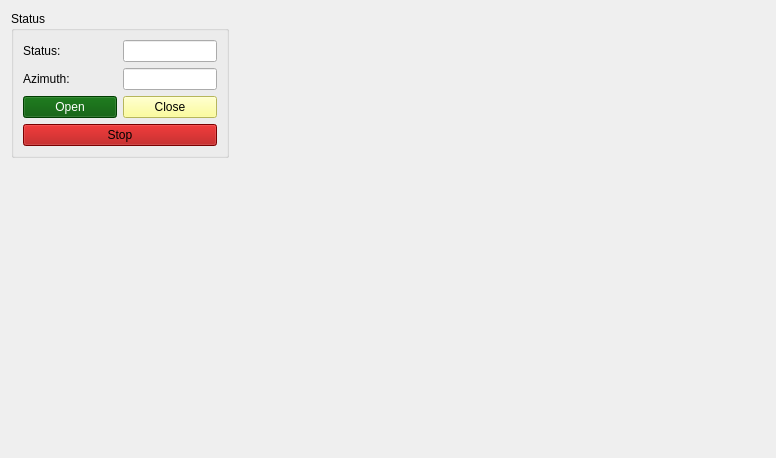
<?xml version="1.0" encoding="UTF-8"?>
<ui version="4.0">
 <class>RoofWidget</class>
 <widget class="QWidget" name="RoofWidget">
  <property name="geometry">
   <rect>
    <x>0</x>
    <y>0</y>
    <width>776</width>
    <height>458</height>
   </rect>
  </property>
  <property name="windowTitle">
   <string>Form</string>
  </property>
  <layout class="QHBoxLayout" name="horizontalLayout" stretch="0,1">
   <item>
    <layout class="QVBoxLayout" name="verticalLayout">
     <item>
      <widget class="QGroupBox" name="groupBox_2">
       <property name="title">
        <string>Status</string>
       </property>
       <layout class="QGridLayout" name="gridLayout_2" columnstretch="1,1">
        <item row="1" column="1">
         <widget class="QLineEdit" name="labelAzimuth">
          <property name="alignment">
           <set>Qt::AlignmentFlag::AlignCenter</set>
          </property>
          <property name="readOnly">
           <bool>true</bool>
          </property>
         </widget>
        </item>
        <item row="0" column="1">
         <widget class="QLineEdit" name="labelStatus">
          <property name="alignment">
           <set>Qt::AlignmentFlag::AlignCenter</set>
          </property>
          <property name="readOnly">
           <bool>true</bool>
          </property>
         </widget>
        </item>
        <item row="0" column="0">
         <widget class="QLabel" name="label_9">
          <property name="text">
           <string>Status:</string>
          </property>
         </widget>
        </item>
        <item row="1" column="0">
         <widget class="QLabel" name="label_10">
          <property name="text">
           <string>Azimuth:</string>
          </property>
         </widget>
        </item>
        <item row="2" column="0">
         <widget class="QPushButton" name="buttonOpen">
          <property name="palette">
           <palette>
            <active>
             <colorrole role="WindowText">
              <brush brushstyle="SolidPattern">
               <color alpha="255">
                <red>255</red>
                <green>255</green>
                <blue>255</blue>
               </color>
              </brush>
             </colorrole>
             <colorrole role="Button">
              <brush brushstyle="SolidPattern">
               <color alpha="255">
                <red>0</red>
                <green>85</green>
                <blue>0</blue>
               </color>
              </brush>
             </colorrole>
             <colorrole role="Light">
              <brush brushstyle="SolidPattern">
               <color alpha="255">
                <red>0</red>
                <green>127</green>
                <blue>0</blue>
               </color>
              </brush>
             </colorrole>
             <colorrole role="Midlight">
              <brush brushstyle="SolidPattern">
               <color alpha="255">
                <red>0</red>
                <green>106</green>
                <blue>0</blue>
               </color>
              </brush>
             </colorrole>
             <colorrole role="Dark">
              <brush brushstyle="SolidPattern">
               <color alpha="255">
                <red>0</red>
                <green>42</green>
                <blue>0</blue>
               </color>
              </brush>
             </colorrole>
             <colorrole role="Mid">
              <brush brushstyle="SolidPattern">
               <color alpha="255">
                <red>0</red>
                <green>56</green>
                <blue>0</blue>
               </color>
              </brush>
             </colorrole>
             <colorrole role="Text">
              <brush brushstyle="SolidPattern">
               <color alpha="255">
                <red>255</red>
                <green>255</green>
                <blue>255</blue>
               </color>
              </brush>
             </colorrole>
             <colorrole role="BrightText">
              <brush brushstyle="SolidPattern">
               <color alpha="255">
                <red>255</red>
                <green>255</green>
                <blue>255</blue>
               </color>
              </brush>
             </colorrole>
             <colorrole role="ButtonText">
              <brush brushstyle="SolidPattern">
               <color alpha="255">
                <red>255</red>
                <green>255</green>
                <blue>255</blue>
               </color>
              </brush>
             </colorrole>
             <colorrole role="Base">
              <brush brushstyle="SolidPattern">
               <color alpha="255">
                <red>0</red>
                <green>0</green>
                <blue>0</blue>
               </color>
              </brush>
             </colorrole>
             <colorrole role="Window">
              <brush brushstyle="SolidPattern">
               <color alpha="255">
                <red>0</red>
                <green>85</green>
                <blue>0</blue>
               </color>
              </brush>
             </colorrole>
             <colorrole role="Shadow">
              <brush brushstyle="SolidPattern">
               <color alpha="255">
                <red>0</red>
                <green>0</green>
                <blue>0</blue>
               </color>
              </brush>
             </colorrole>
             <colorrole role="AlternateBase">
              <brush brushstyle="SolidPattern">
               <color alpha="255">
                <red>0</red>
                <green>42</green>
                <blue>0</blue>
               </color>
              </brush>
             </colorrole>
             <colorrole role="ToolTipBase">
              <brush brushstyle="SolidPattern">
               <color alpha="255">
                <red>255</red>
                <green>255</green>
                <blue>220</blue>
               </color>
              </brush>
             </colorrole>
             <colorrole role="ToolTipText">
              <brush brushstyle="SolidPattern">
               <color alpha="255">
                <red>0</red>
                <green>0</green>
                <blue>0</blue>
               </color>
              </brush>
             </colorrole>
             <colorrole role="PlaceholderText">
              <brush brushstyle="NoBrush">
               <color alpha="128">
                <red>255</red>
                <green>255</green>
                <blue>255</blue>
               </color>
              </brush>
             </colorrole>
            </active>
            <inactive>
             <colorrole role="WindowText">
              <brush brushstyle="SolidPattern">
               <color alpha="255">
                <red>255</red>
                <green>255</green>
                <blue>255</blue>
               </color>
              </brush>
             </colorrole>
             <colorrole role="Button">
              <brush brushstyle="SolidPattern">
               <color alpha="255">
                <red>0</red>
                <green>85</green>
                <blue>0</blue>
               </color>
              </brush>
             </colorrole>
             <colorrole role="Light">
              <brush brushstyle="SolidPattern">
               <color alpha="255">
                <red>0</red>
                <green>127</green>
                <blue>0</blue>
               </color>
              </brush>
             </colorrole>
             <colorrole role="Midlight">
              <brush brushstyle="SolidPattern">
               <color alpha="255">
                <red>0</red>
                <green>106</green>
                <blue>0</blue>
               </color>
              </brush>
             </colorrole>
             <colorrole role="Dark">
              <brush brushstyle="SolidPattern">
               <color alpha="255">
                <red>0</red>
                <green>42</green>
                <blue>0</blue>
               </color>
              </brush>
             </colorrole>
             <colorrole role="Mid">
              <brush brushstyle="SolidPattern">
               <color alpha="255">
                <red>0</red>
                <green>56</green>
                <blue>0</blue>
               </color>
              </brush>
             </colorrole>
             <colorrole role="Text">
              <brush brushstyle="SolidPattern">
               <color alpha="255">
                <red>255</red>
                <green>255</green>
                <blue>255</blue>
               </color>
              </brush>
             </colorrole>
             <colorrole role="BrightText">
              <brush brushstyle="SolidPattern">
               <color alpha="255">
                <red>255</red>
                <green>255</green>
                <blue>255</blue>
               </color>
              </brush>
             </colorrole>
             <colorrole role="ButtonText">
              <brush brushstyle="SolidPattern">
               <color alpha="255">
                <red>255</red>
                <green>255</green>
                <blue>255</blue>
               </color>
              </brush>
             </colorrole>
             <colorrole role="Base">
              <brush brushstyle="SolidPattern">
               <color alpha="255">
                <red>0</red>
                <green>0</green>
                <blue>0</blue>
               </color>
              </brush>
             </colorrole>
             <colorrole role="Window">
              <brush brushstyle="SolidPattern">
               <color alpha="255">
                <red>0</red>
                <green>85</green>
                <blue>0</blue>
               </color>
              </brush>
             </colorrole>
             <colorrole role="Shadow">
              <brush brushstyle="SolidPattern">
               <color alpha="255">
                <red>0</red>
                <green>0</green>
                <blue>0</blue>
               </color>
              </brush>
             </colorrole>
             <colorrole role="AlternateBase">
              <brush brushstyle="SolidPattern">
               <color alpha="255">
                <red>0</red>
                <green>42</green>
                <blue>0</blue>
               </color>
              </brush>
             </colorrole>
             <colorrole role="ToolTipBase">
              <brush brushstyle="SolidPattern">
               <color alpha="255">
                <red>255</red>
                <green>255</green>
                <blue>220</blue>
               </color>
              </brush>
             </colorrole>
             <colorrole role="ToolTipText">
              <brush brushstyle="SolidPattern">
               <color alpha="255">
                <red>0</red>
                <green>0</green>
                <blue>0</blue>
               </color>
              </brush>
             </colorrole>
             <colorrole role="PlaceholderText">
              <brush brushstyle="NoBrush">
               <color alpha="128">
                <red>255</red>
                <green>255</green>
                <blue>255</blue>
               </color>
              </brush>
             </colorrole>
            </inactive>
            <disabled>
             <colorrole role="WindowText">
              <brush brushstyle="SolidPattern">
               <color alpha="255">
                <red>0</red>
                <green>42</green>
                <blue>0</blue>
               </color>
              </brush>
             </colorrole>
             <colorrole role="Button">
              <brush brushstyle="SolidPattern">
               <color alpha="255">
                <red>0</red>
                <green>85</green>
                <blue>0</blue>
               </color>
              </brush>
             </colorrole>
             <colorrole role="Light">
              <brush brushstyle="SolidPattern">
               <color alpha="255">
                <red>0</red>
                <green>127</green>
                <blue>0</blue>
               </color>
              </brush>
             </colorrole>
             <colorrole role="Midlight">
              <brush brushstyle="SolidPattern">
               <color alpha="255">
                <red>0</red>
                <green>106</green>
                <blue>0</blue>
               </color>
              </brush>
             </colorrole>
             <colorrole role="Dark">
              <brush brushstyle="SolidPattern">
               <color alpha="255">
                <red>0</red>
                <green>42</green>
                <blue>0</blue>
               </color>
              </brush>
             </colorrole>
             <colorrole role="Mid">
              <brush brushstyle="SolidPattern">
               <color alpha="255">
                <red>0</red>
                <green>56</green>
                <blue>0</blue>
               </color>
              </brush>
             </colorrole>
             <colorrole role="Text">
              <brush brushstyle="SolidPattern">
               <color alpha="255">
                <red>0</red>
                <green>42</green>
                <blue>0</blue>
               </color>
              </brush>
             </colorrole>
             <colorrole role="BrightText">
              <brush brushstyle="SolidPattern">
               <color alpha="255">
                <red>255</red>
                <green>255</green>
                <blue>255</blue>
               </color>
              </brush>
             </colorrole>
             <colorrole role="ButtonText">
              <brush brushstyle="SolidPattern">
               <color alpha="255">
                <red>0</red>
                <green>42</green>
                <blue>0</blue>
               </color>
              </brush>
             </colorrole>
             <colorrole role="Base">
              <brush brushstyle="SolidPattern">
               <color alpha="255">
                <red>0</red>
                <green>85</green>
                <blue>0</blue>
               </color>
              </brush>
             </colorrole>
             <colorrole role="Window">
              <brush brushstyle="SolidPattern">
               <color alpha="255">
                <red>0</red>
                <green>85</green>
                <blue>0</blue>
               </color>
              </brush>
             </colorrole>
             <colorrole role="Shadow">
              <brush brushstyle="SolidPattern">
               <color alpha="255">
                <red>0</red>
                <green>0</green>
                <blue>0</blue>
               </color>
              </brush>
             </colorrole>
             <colorrole role="AlternateBase">
              <brush brushstyle="SolidPattern">
               <color alpha="255">
                <red>0</red>
                <green>85</green>
                <blue>0</blue>
               </color>
              </brush>
             </colorrole>
             <colorrole role="ToolTipBase">
              <brush brushstyle="SolidPattern">
               <color alpha="255">
                <red>255</red>
                <green>255</green>
                <blue>220</blue>
               </color>
              </brush>
             </colorrole>
             <colorrole role="ToolTipText">
              <brush brushstyle="SolidPattern">
               <color alpha="255">
                <red>0</red>
                <green>0</green>
                <blue>0</blue>
               </color>
              </brush>
             </colorrole>
             <colorrole role="PlaceholderText">
              <brush brushstyle="NoBrush">
               <color alpha="128">
                <red>255</red>
                <green>255</green>
                <blue>255</blue>
               </color>
              </brush>
             </colorrole>
            </disabled>
           </palette>
          </property>
          <property name="text">
           <string>Open</string>
          </property>
         </widget>
        </item>
        <item row="2" column="1">
         <widget class="QPushButton" name="buttonClose">
          <property name="palette">
           <palette>
            <active>
             <colorrole role="WindowText">
              <brush brushstyle="SolidPattern">
               <color alpha="255">
                <red>0</red>
                <green>0</green>
                <blue>0</blue>
               </color>
              </brush>
             </colorrole>
             <colorrole role="Button">
              <brush brushstyle="SolidPattern">
               <color alpha="255">
                <red>255</red>
                <green>255</green>
                <blue>127</blue>
               </color>
              </brush>
             </colorrole>
             <colorrole role="Light">
              <brush brushstyle="SolidPattern">
               <color alpha="255">
                <red>255</red>
                <green>255</green>
                <blue>255</blue>
               </color>
              </brush>
             </colorrole>
             <colorrole role="Midlight">
              <brush brushstyle="SolidPattern">
               <color alpha="255">
                <red>255</red>
                <green>255</green>
                <blue>191</blue>
               </color>
              </brush>
             </colorrole>
             <colorrole role="Dark">
              <brush brushstyle="SolidPattern">
               <color alpha="255">
                <red>127</red>
                <green>127</green>
                <blue>63</blue>
               </color>
              </brush>
             </colorrole>
             <colorrole role="Mid">
              <brush brushstyle="SolidPattern">
               <color alpha="255">
                <red>170</red>
                <green>170</green>
                <blue>84</blue>
               </color>
              </brush>
             </colorrole>
             <colorrole role="Text">
              <brush brushstyle="SolidPattern">
               <color alpha="255">
                <red>0</red>
                <green>0</green>
                <blue>0</blue>
               </color>
              </brush>
             </colorrole>
             <colorrole role="BrightText">
              <brush brushstyle="SolidPattern">
               <color alpha="255">
                <red>255</red>
                <green>255</green>
                <blue>255</blue>
               </color>
              </brush>
             </colorrole>
             <colorrole role="ButtonText">
              <brush brushstyle="SolidPattern">
               <color alpha="255">
                <red>0</red>
                <green>0</green>
                <blue>0</blue>
               </color>
              </brush>
             </colorrole>
             <colorrole role="Base">
              <brush brushstyle="SolidPattern">
               <color alpha="255">
                <red>255</red>
                <green>255</green>
                <blue>255</blue>
               </color>
              </brush>
             </colorrole>
             <colorrole role="Window">
              <brush brushstyle="SolidPattern">
               <color alpha="255">
                <red>255</red>
                <green>255</green>
                <blue>127</blue>
               </color>
              </brush>
             </colorrole>
             <colorrole role="Shadow">
              <brush brushstyle="SolidPattern">
               <color alpha="255">
                <red>0</red>
                <green>0</green>
                <blue>0</blue>
               </color>
              </brush>
             </colorrole>
             <colorrole role="AlternateBase">
              <brush brushstyle="SolidPattern">
               <color alpha="255">
                <red>255</red>
                <green>255</green>
                <blue>191</blue>
               </color>
              </brush>
             </colorrole>
             <colorrole role="ToolTipBase">
              <brush brushstyle="SolidPattern">
               <color alpha="255">
                <red>255</red>
                <green>255</green>
                <blue>220</blue>
               </color>
              </brush>
             </colorrole>
             <colorrole role="ToolTipText">
              <brush brushstyle="SolidPattern">
               <color alpha="255">
                <red>0</red>
                <green>0</green>
                <blue>0</blue>
               </color>
              </brush>
             </colorrole>
             <colorrole role="PlaceholderText">
              <brush brushstyle="NoBrush">
               <color alpha="128">
                <red>0</red>
                <green>0</green>
                <blue>0</blue>
               </color>
              </brush>
             </colorrole>
            </active>
            <inactive>
             <colorrole role="WindowText">
              <brush brushstyle="SolidPattern">
               <color alpha="255">
                <red>0</red>
                <green>0</green>
                <blue>0</blue>
               </color>
              </brush>
             </colorrole>
             <colorrole role="Button">
              <brush brushstyle="SolidPattern">
               <color alpha="255">
                <red>255</red>
                <green>255</green>
                <blue>127</blue>
               </color>
              </brush>
             </colorrole>
             <colorrole role="Light">
              <brush brushstyle="SolidPattern">
               <color alpha="255">
                <red>255</red>
                <green>255</green>
                <blue>255</blue>
               </color>
              </brush>
             </colorrole>
             <colorrole role="Midlight">
              <brush brushstyle="SolidPattern">
               <color alpha="255">
                <red>255</red>
                <green>255</green>
                <blue>191</blue>
               </color>
              </brush>
             </colorrole>
             <colorrole role="Dark">
              <brush brushstyle="SolidPattern">
               <color alpha="255">
                <red>127</red>
                <green>127</green>
                <blue>63</blue>
               </color>
              </brush>
             </colorrole>
             <colorrole role="Mid">
              <brush brushstyle="SolidPattern">
               <color alpha="255">
                <red>170</red>
                <green>170</green>
                <blue>84</blue>
               </color>
              </brush>
             </colorrole>
             <colorrole role="Text">
              <brush brushstyle="SolidPattern">
               <color alpha="255">
                <red>0</red>
                <green>0</green>
                <blue>0</blue>
               </color>
              </brush>
             </colorrole>
             <colorrole role="BrightText">
              <brush brushstyle="SolidPattern">
               <color alpha="255">
                <red>255</red>
                <green>255</green>
                <blue>255</blue>
               </color>
              </brush>
             </colorrole>
             <colorrole role="ButtonText">
              <brush brushstyle="SolidPattern">
               <color alpha="255">
                <red>0</red>
                <green>0</green>
                <blue>0</blue>
               </color>
              </brush>
             </colorrole>
             <colorrole role="Base">
              <brush brushstyle="SolidPattern">
               <color alpha="255">
                <red>255</red>
                <green>255</green>
                <blue>255</blue>
               </color>
              </brush>
             </colorrole>
             <colorrole role="Window">
              <brush brushstyle="SolidPattern">
               <color alpha="255">
                <red>255</red>
                <green>255</green>
                <blue>127</blue>
               </color>
              </brush>
             </colorrole>
             <colorrole role="Shadow">
              <brush brushstyle="SolidPattern">
               <color alpha="255">
                <red>0</red>
                <green>0</green>
                <blue>0</blue>
               </color>
              </brush>
             </colorrole>
             <colorrole role="AlternateBase">
              <brush brushstyle="SolidPattern">
               <color alpha="255">
                <red>255</red>
                <green>255</green>
                <blue>191</blue>
               </color>
              </brush>
             </colorrole>
             <colorrole role="ToolTipBase">
              <brush brushstyle="SolidPattern">
               <color alpha="255">
                <red>255</red>
                <green>255</green>
                <blue>220</blue>
               </color>
              </brush>
             </colorrole>
             <colorrole role="ToolTipText">
              <brush brushstyle="SolidPattern">
               <color alpha="255">
                <red>0</red>
                <green>0</green>
                <blue>0</blue>
               </color>
              </brush>
             </colorrole>
             <colorrole role="PlaceholderText">
              <brush brushstyle="NoBrush">
               <color alpha="128">
                <red>0</red>
                <green>0</green>
                <blue>0</blue>
               </color>
              </brush>
             </colorrole>
            </inactive>
            <disabled>
             <colorrole role="WindowText">
              <brush brushstyle="SolidPattern">
               <color alpha="255">
                <red>127</red>
                <green>127</green>
                <blue>63</blue>
               </color>
              </brush>
             </colorrole>
             <colorrole role="Button">
              <brush brushstyle="SolidPattern">
               <color alpha="255">
                <red>255</red>
                <green>255</green>
                <blue>127</blue>
               </color>
              </brush>
             </colorrole>
             <colorrole role="Light">
              <brush brushstyle="SolidPattern">
               <color alpha="255">
                <red>255</red>
                <green>255</green>
                <blue>255</blue>
               </color>
              </brush>
             </colorrole>
             <colorrole role="Midlight">
              <brush brushstyle="SolidPattern">
               <color alpha="255">
                <red>255</red>
                <green>255</green>
                <blue>191</blue>
               </color>
              </brush>
             </colorrole>
             <colorrole role="Dark">
              <brush brushstyle="SolidPattern">
               <color alpha="255">
                <red>127</red>
                <green>127</green>
                <blue>63</blue>
               </color>
              </brush>
             </colorrole>
             <colorrole role="Mid">
              <brush brushstyle="SolidPattern">
               <color alpha="255">
                <red>170</red>
                <green>170</green>
                <blue>84</blue>
               </color>
              </brush>
             </colorrole>
             <colorrole role="Text">
              <brush brushstyle="SolidPattern">
               <color alpha="255">
                <red>127</red>
                <green>127</green>
                <blue>63</blue>
               </color>
              </brush>
             </colorrole>
             <colorrole role="BrightText">
              <brush brushstyle="SolidPattern">
               <color alpha="255">
                <red>255</red>
                <green>255</green>
                <blue>255</blue>
               </color>
              </brush>
             </colorrole>
             <colorrole role="ButtonText">
              <brush brushstyle="SolidPattern">
               <color alpha="255">
                <red>127</red>
                <green>127</green>
                <blue>63</blue>
               </color>
              </brush>
             </colorrole>
             <colorrole role="Base">
              <brush brushstyle="SolidPattern">
               <color alpha="255">
                <red>255</red>
                <green>255</green>
                <blue>127</blue>
               </color>
              </brush>
             </colorrole>
             <colorrole role="Window">
              <brush brushstyle="SolidPattern">
               <color alpha="255">
                <red>255</red>
                <green>255</green>
                <blue>127</blue>
               </color>
              </brush>
             </colorrole>
             <colorrole role="Shadow">
              <brush brushstyle="SolidPattern">
               <color alpha="255">
                <red>0</red>
                <green>0</green>
                <blue>0</blue>
               </color>
              </brush>
             </colorrole>
             <colorrole role="AlternateBase">
              <brush brushstyle="SolidPattern">
               <color alpha="255">
                <red>255</red>
                <green>255</green>
                <blue>127</blue>
               </color>
              </brush>
             </colorrole>
             <colorrole role="ToolTipBase">
              <brush brushstyle="SolidPattern">
               <color alpha="255">
                <red>255</red>
                <green>255</green>
                <blue>220</blue>
               </color>
              </brush>
             </colorrole>
             <colorrole role="ToolTipText">
              <brush brushstyle="SolidPattern">
               <color alpha="255">
                <red>0</red>
                <green>0</green>
                <blue>0</blue>
               </color>
              </brush>
             </colorrole>
             <colorrole role="PlaceholderText">
              <brush brushstyle="NoBrush">
               <color alpha="128">
                <red>0</red>
                <green>0</green>
                <blue>0</blue>
               </color>
              </brush>
             </colorrole>
            </disabled>
           </palette>
          </property>
          <property name="text">
           <string>Close</string>
          </property>
         </widget>
        </item>
        <item row="3" column="0" colspan="2">
         <widget class="QPushButton" name="buttonStop">
          <property name="palette">
           <palette>
            <active>
             <colorrole role="WindowText">
              <brush brushstyle="SolidPattern">
               <color alpha="255">
                <red>0</red>
                <green>0</green>
                <blue>0</blue>
               </color>
              </brush>
             </colorrole>
             <colorrole role="Button">
              <brush brushstyle="SolidPattern">
               <color alpha="255">
                <red>170</red>
                <green>0</green>
                <blue>0</blue>
               </color>
              </brush>
             </colorrole>
             <colorrole role="Light">
              <brush brushstyle="SolidPattern">
               <color alpha="255">
                <red>255</red>
                <green>0</green>
                <blue>0</blue>
               </color>
              </brush>
             </colorrole>
             <colorrole role="Midlight">
              <brush brushstyle="SolidPattern">
               <color alpha="255">
                <red>212</red>
                <green>0</green>
                <blue>0</blue>
               </color>
              </brush>
             </colorrole>
             <colorrole role="Dark">
              <brush brushstyle="SolidPattern">
               <color alpha="255">
                <red>85</red>
                <green>0</green>
                <blue>0</blue>
               </color>
              </brush>
             </colorrole>
             <colorrole role="Mid">
              <brush brushstyle="SolidPattern">
               <color alpha="255">
                <red>113</red>
                <green>0</green>
                <blue>0</blue>
               </color>
              </brush>
             </colorrole>
             <colorrole role="Text">
              <brush brushstyle="SolidPattern">
               <color alpha="255">
                <red>0</red>
                <green>0</green>
                <blue>0</blue>
               </color>
              </brush>
             </colorrole>
             <colorrole role="BrightText">
              <brush brushstyle="SolidPattern">
               <color alpha="255">
                <red>255</red>
                <green>255</green>
                <blue>255</blue>
               </color>
              </brush>
             </colorrole>
             <colorrole role="ButtonText">
              <brush brushstyle="SolidPattern">
               <color alpha="255">
                <red>0</red>
                <green>0</green>
                <blue>0</blue>
               </color>
              </brush>
             </colorrole>
             <colorrole role="Base">
              <brush brushstyle="SolidPattern">
               <color alpha="255">
                <red>255</red>
                <green>255</green>
                <blue>255</blue>
               </color>
              </brush>
             </colorrole>
             <colorrole role="Window">
              <brush brushstyle="SolidPattern">
               <color alpha="255">
                <red>170</red>
                <green>0</green>
                <blue>0</blue>
               </color>
              </brush>
             </colorrole>
             <colorrole role="Shadow">
              <brush brushstyle="SolidPattern">
               <color alpha="255">
                <red>0</red>
                <green>0</green>
                <blue>0</blue>
               </color>
              </brush>
             </colorrole>
             <colorrole role="AlternateBase">
              <brush brushstyle="SolidPattern">
               <color alpha="255">
                <red>212</red>
                <green>127</green>
                <blue>127</blue>
               </color>
              </brush>
             </colorrole>
             <colorrole role="ToolTipBase">
              <brush brushstyle="SolidPattern">
               <color alpha="255">
                <red>255</red>
                <green>255</green>
                <blue>220</blue>
               </color>
              </brush>
             </colorrole>
             <colorrole role="ToolTipText">
              <brush brushstyle="SolidPattern">
               <color alpha="255">
                <red>0</red>
                <green>0</green>
                <blue>0</blue>
               </color>
              </brush>
             </colorrole>
             <colorrole role="PlaceholderText">
              <brush brushstyle="NoBrush">
               <color alpha="128">
                <red>0</red>
                <green>0</green>
                <blue>0</blue>
               </color>
              </brush>
             </colorrole>
            </active>
            <inactive>
             <colorrole role="WindowText">
              <brush brushstyle="SolidPattern">
               <color alpha="255">
                <red>0</red>
                <green>0</green>
                <blue>0</blue>
               </color>
              </brush>
             </colorrole>
             <colorrole role="Button">
              <brush brushstyle="SolidPattern">
               <color alpha="255">
                <red>170</red>
                <green>0</green>
                <blue>0</blue>
               </color>
              </brush>
             </colorrole>
             <colorrole role="Light">
              <brush brushstyle="SolidPattern">
               <color alpha="255">
                <red>255</red>
                <green>0</green>
                <blue>0</blue>
               </color>
              </brush>
             </colorrole>
             <colorrole role="Midlight">
              <brush brushstyle="SolidPattern">
               <color alpha="255">
                <red>212</red>
                <green>0</green>
                <blue>0</blue>
               </color>
              </brush>
             </colorrole>
             <colorrole role="Dark">
              <brush brushstyle="SolidPattern">
               <color alpha="255">
                <red>85</red>
                <green>0</green>
                <blue>0</blue>
               </color>
              </brush>
             </colorrole>
             <colorrole role="Mid">
              <brush brushstyle="SolidPattern">
               <color alpha="255">
                <red>113</red>
                <green>0</green>
                <blue>0</blue>
               </color>
              </brush>
             </colorrole>
             <colorrole role="Text">
              <brush brushstyle="SolidPattern">
               <color alpha="255">
                <red>0</red>
                <green>0</green>
                <blue>0</blue>
               </color>
              </brush>
             </colorrole>
             <colorrole role="BrightText">
              <brush brushstyle="SolidPattern">
               <color alpha="255">
                <red>255</red>
                <green>255</green>
                <blue>255</blue>
               </color>
              </brush>
             </colorrole>
             <colorrole role="ButtonText">
              <brush brushstyle="SolidPattern">
               <color alpha="255">
                <red>0</red>
                <green>0</green>
                <blue>0</blue>
               </color>
              </brush>
             </colorrole>
             <colorrole role="Base">
              <brush brushstyle="SolidPattern">
               <color alpha="255">
                <red>255</red>
                <green>255</green>
                <blue>255</blue>
               </color>
              </brush>
             </colorrole>
             <colorrole role="Window">
              <brush brushstyle="SolidPattern">
               <color alpha="255">
                <red>170</red>
                <green>0</green>
                <blue>0</blue>
               </color>
              </brush>
             </colorrole>
             <colorrole role="Shadow">
              <brush brushstyle="SolidPattern">
               <color alpha="255">
                <red>0</red>
                <green>0</green>
                <blue>0</blue>
               </color>
              </brush>
             </colorrole>
             <colorrole role="AlternateBase">
              <brush brushstyle="SolidPattern">
               <color alpha="255">
                <red>212</red>
                <green>127</green>
                <blue>127</blue>
               </color>
              </brush>
             </colorrole>
             <colorrole role="ToolTipBase">
              <brush brushstyle="SolidPattern">
               <color alpha="255">
                <red>255</red>
                <green>255</green>
                <blue>220</blue>
               </color>
              </brush>
             </colorrole>
             <colorrole role="ToolTipText">
              <brush brushstyle="SolidPattern">
               <color alpha="255">
                <red>0</red>
                <green>0</green>
                <blue>0</blue>
               </color>
              </brush>
             </colorrole>
             <colorrole role="PlaceholderText">
              <brush brushstyle="NoBrush">
               <color alpha="128">
                <red>0</red>
                <green>0</green>
                <blue>0</blue>
               </color>
              </brush>
             </colorrole>
            </inactive>
            <disabled>
             <colorrole role="WindowText">
              <brush brushstyle="SolidPattern">
               <color alpha="255">
                <red>85</red>
                <green>0</green>
                <blue>0</blue>
               </color>
              </brush>
             </colorrole>
             <colorrole role="Button">
              <brush brushstyle="SolidPattern">
               <color alpha="255">
                <red>170</red>
                <green>0</green>
                <blue>0</blue>
               </color>
              </brush>
             </colorrole>
             <colorrole role="Light">
              <brush brushstyle="SolidPattern">
               <color alpha="255">
                <red>255</red>
                <green>0</green>
                <blue>0</blue>
               </color>
              </brush>
             </colorrole>
             <colorrole role="Midlight">
              <brush brushstyle="SolidPattern">
               <color alpha="255">
                <red>212</red>
                <green>0</green>
                <blue>0</blue>
               </color>
              </brush>
             </colorrole>
             <colorrole role="Dark">
              <brush brushstyle="SolidPattern">
               <color alpha="255">
                <red>85</red>
                <green>0</green>
                <blue>0</blue>
               </color>
              </brush>
             </colorrole>
             <colorrole role="Mid">
              <brush brushstyle="SolidPattern">
               <color alpha="255">
                <red>113</red>
                <green>0</green>
                <blue>0</blue>
               </color>
              </brush>
             </colorrole>
             <colorrole role="Text">
              <brush brushstyle="SolidPattern">
               <color alpha="255">
                <red>85</red>
                <green>0</green>
                <blue>0</blue>
               </color>
              </brush>
             </colorrole>
             <colorrole role="BrightText">
              <brush brushstyle="SolidPattern">
               <color alpha="255">
                <red>255</red>
                <green>255</green>
                <blue>255</blue>
               </color>
              </brush>
             </colorrole>
             <colorrole role="ButtonText">
              <brush brushstyle="SolidPattern">
               <color alpha="255">
                <red>85</red>
                <green>0</green>
                <blue>0</blue>
               </color>
              </brush>
             </colorrole>
             <colorrole role="Base">
              <brush brushstyle="SolidPattern">
               <color alpha="255">
                <red>170</red>
                <green>0</green>
                <blue>0</blue>
               </color>
              </brush>
             </colorrole>
             <colorrole role="Window">
              <brush brushstyle="SolidPattern">
               <color alpha="255">
                <red>170</red>
                <green>0</green>
                <blue>0</blue>
               </color>
              </brush>
             </colorrole>
             <colorrole role="Shadow">
              <brush brushstyle="SolidPattern">
               <color alpha="255">
                <red>0</red>
                <green>0</green>
                <blue>0</blue>
               </color>
              </brush>
             </colorrole>
             <colorrole role="AlternateBase">
              <brush brushstyle="SolidPattern">
               <color alpha="255">
                <red>170</red>
                <green>0</green>
                <blue>0</blue>
               </color>
              </brush>
             </colorrole>
             <colorrole role="ToolTipBase">
              <brush brushstyle="SolidPattern">
               <color alpha="255">
                <red>255</red>
                <green>255</green>
                <blue>220</blue>
               </color>
              </brush>
             </colorrole>
             <colorrole role="ToolTipText">
              <brush brushstyle="SolidPattern">
               <color alpha="255">
                <red>0</red>
                <green>0</green>
                <blue>0</blue>
               </color>
              </brush>
             </colorrole>
             <colorrole role="PlaceholderText">
              <brush brushstyle="NoBrush">
               <color alpha="128">
                <red>0</red>
                <green>0</green>
                <blue>0</blue>
               </color>
              </brush>
             </colorrole>
            </disabled>
           </palette>
          </property>
          <property name="text">
           <string>Stop</string>
          </property>
         </widget>
        </item>
       </layout>
      </widget>
     </item>
     <item>
      <spacer name="verticalSpacer">
       <property name="orientation">
        <enum>Qt::Orientation::Vertical</enum>
       </property>
       <property name="sizeHint" stdset="0">
        <size>
         <width>20</width>
         <height>40</height>
        </size>
       </property>
      </spacer>
     </item>
    </layout>
   </item>
   <item>
    <spacer name="horizontalSpacer">
     <property name="orientation">
      <enum>Qt::Orientation::Horizontal</enum>
     </property>
     <property name="sizeHint" stdset="0">
      <size>
       <width>523</width>
       <height>20</height>
      </size>
     </property>
    </spacer>
   </item>
  </layout>
 </widget>
 <resources/>
 <connections/>
</ui>
